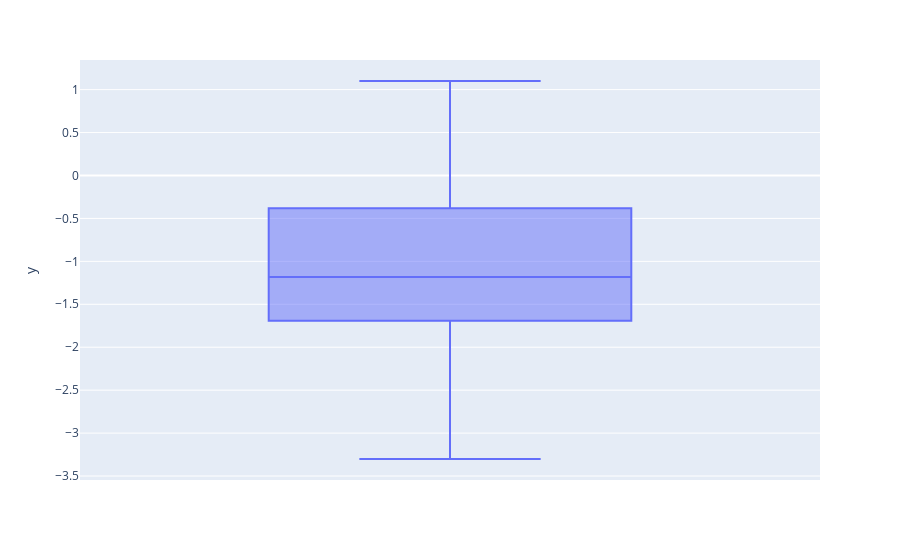

Notebook source saved alongside this figure:
### Code cell
# 데이터 생성
import numpy as np
np.random.seed(1)
y0 = np.random.randn(50) - 1

fig = px.box(y=y0)

fig.show()

### Figure 1 — Plotly figure (JSON) as saved in the notebook; plotly's stock layout.template omitted (floating-point values rounded to 4 significant figures)
{"data": [{"alignmentgroup": "True", "hovertemplate": "y=%{y}<extra></extra>", "legendgroup": "", "marker": {"color": "#636efa"}, "name": "", "notched": false, "offsetgroup": "", "orientation": "v", "showlegend": false, "type": "box", "x0": " ", "xaxis": "x", "y": [0.6243, -1.612, -1.528, -2.073, -0.1346, -3.302, 0.7448, -1.761, -0.681, -1.249, 0.4621, -3.06, -1.322, -1.384, 0.1338, -2.1, -1.172, -1.878, -0.9578, -0.4172, -2.101, 0.1447, -0.09841, -0.4975, -0.09914, -1.684, -1.123, -1.936, -1.268, -0.4696, -1.692, -1.397, -1.687, -1.845, -1.671, -1.013, -2.117, -0.7656, 0.6598, -0.258, -1.192, -1.888, -1.747, 0.6925, -0.9492, -1.637, -0.8091, 1.1, -0.8798, -0.3828], "y0": " ", "yaxis": "y"}], "layout": {"boxmode": "group", "legend": {"tracegroupgap": 0}, "margin": {"t": 60}, "xaxis": {"anchor": "y", "domain": [0, 1]}, "yaxis": {"anchor": "x", "domain": [0, 1], "title": {"text": "y"}}}}
